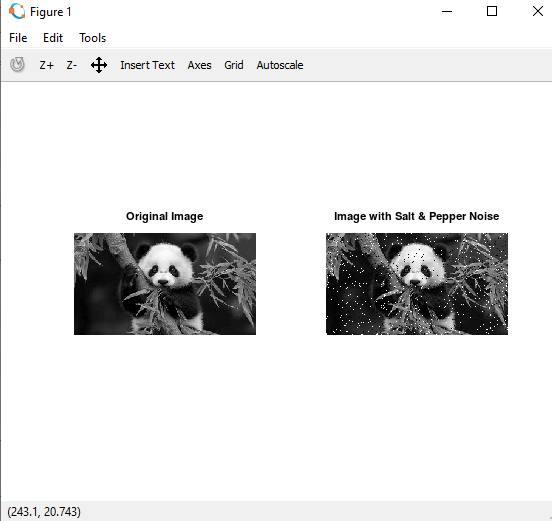
%> input picture IP/lab11.PNG, 552 x 521 px, given in place of jellyfish.jfif, which was not available
$ octave lab4.m   (GNU Octave 9; MATLAB toolbox functions it lacks are replaced by stand-ins)
%> lines starting %> are read from the running program, lines starting %| are printed output that depends on the picture; pictures that were not available may be replaced by others from this repository, and a replacement may not be noted

clear all;  % clear all variables
close all;  % close all figures
clc;        % clear command window
% import image package
pkg load image;
% read image
a=imread('jellyfish.jfif');
%> a is the input picture: size 521x552x3 uint8; mean R, G, B 227.5, 227.5, 227.5
subplot(2,2,1);
imshow(a);
title 'Original Image';
b=im2double(a);
a1=input('enter value a');
%> the answer given: 3
ga1=input('enter value gamma');
%> the answer given: 2
s=(a1*(b.^ga1))*256;
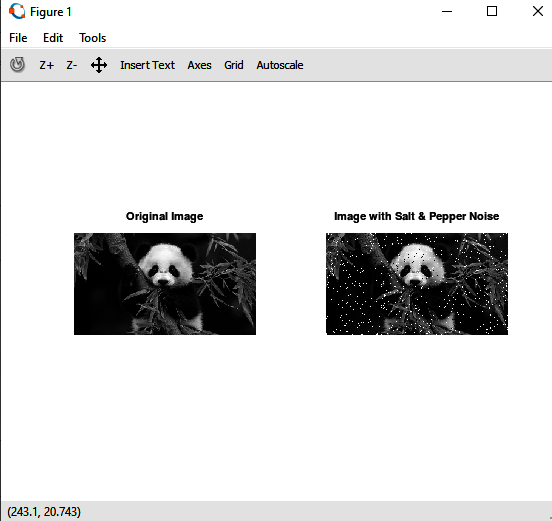
%> s: size 521x552x3 double; mean R, G, B 665.8, 665.9, 665.8; drawn with min black and max white
s1=uint8(s);
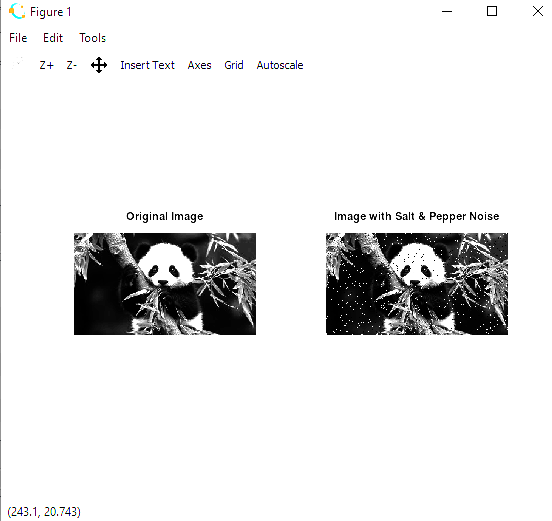
%> s1: size 521x552x3 uint8; mean R, G, B 230.2, 230.2, 230.3
subplot(2,2,2);
imshow(s1);
title 'Image 1';

a2=input('enter value a');
%> the answer given: 3
ga2=input('enter value gamma');
%> the answer given: 2
sp=(a2*(b.^ga2))*256;
s2=uint8(sp);
subplot(2,2,3);
imshow(s2);
title 'Image 2';

a3=input('enter value a');
%> the answer given: 3
ga3=input('enter value gamma');
%> the answer given: 2
sp2=(a3*(b.^ga3))*256;
s3=uint8(sp2);
subplot(2,2,4);
imshow(s3);
title 'Image 3';

$ run again, on IP/lab13.PNG
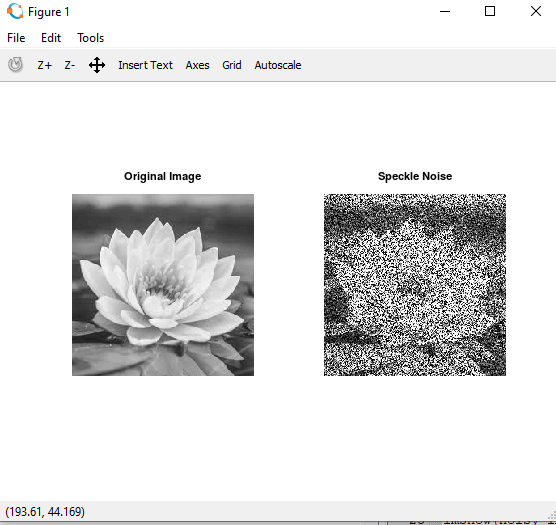
%> input picture IP/lab13.PNG, 556 x 525 px, given in place of jellyfish.jfif, which was not available
%> a is the input picture: size 525x556x3 uint8; mean R, G, B 225, 225, 225
%> `s=(a1*(b.^ga1))*256;`:
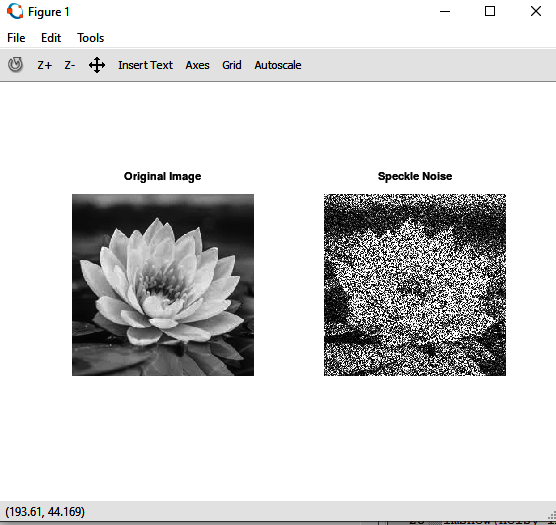
%> s: size 525x556x3 double; mean R, G, B 645.3, 645.4, 645.3; drawn with min black and max white
%> `s1=uint8(s);`:
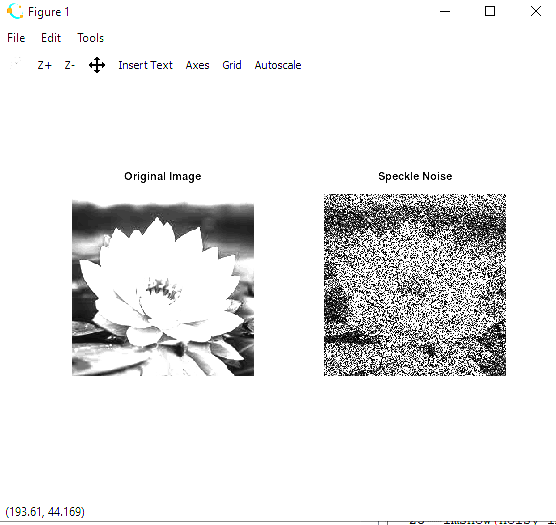
%> s1: size 525x556x3 uint8; mean R, G, B 233.6, 233.6, 233.6
